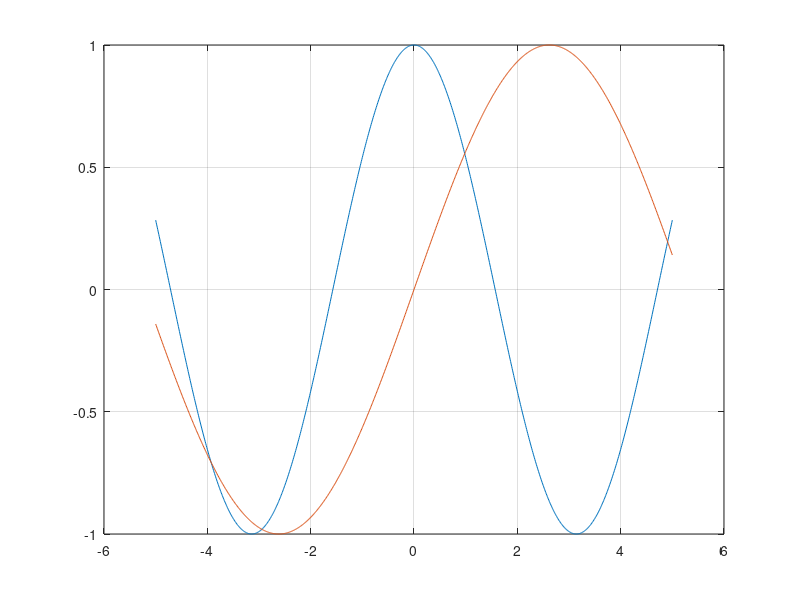

Source code (MATLAB): (Note: this script raises an error after producing the figure.)
clc % Newton's Method
% Problems 3 & 4
x = (-5:.01:5)';
f1 = @(x) cos(x);
f2 = @(x) sin(0.6 .* x);
% Problem 3
plot(x,[f1(x),f2(x)])
grid
% Problem 4
Newton(-4, f1, f2)
Newton(-3, f1, f2)
Newton(1, f1, f2)
Newton(5, f1, f2)